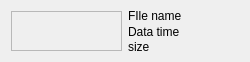
<?xml version="1.0" encoding="UTF-8"?>
<ui version="4.0">
 <class>Form</class>
 <widget class="QWidget" name="Form">
  <property name="geometry">
   <rect>
    <x>0</x>
    <y>0</y>
    <width>250</width>
    <height>62</height>
   </rect>
  </property>
  <property name="minimumSize">
   <size>
    <width>250</width>
    <height>62</height>
   </size>
  </property>
  <property name="maximumSize">
   <size>
    <width>500</width>
    <height>62</height>
   </size>
  </property>
  <property name="windowTitle">
   <string>Form</string>
  </property>
  <layout class="QVBoxLayout" name="verticalLayout_2">
   <item>
    <layout class="QHBoxLayout" name="horizontalLayout">
     <item>
      <widget class="QFrame" name="frame">
       <property name="maximumSize">
        <size>
         <width>115</width>
         <height>62</height>
        </size>
       </property>
       <property name="frameShape">
        <enum>QFrame::StyledPanel</enum>
       </property>
       <property name="frameShadow">
        <enum>QFrame::Raised</enum>
       </property>
      </widget>
     </item>
     <item>
      <layout class="QVBoxLayout" name="verticalLayout">
       <item>
        <widget class="QLabel" name="label">
         <property name="text">
          <string>FIle name</string>
         </property>
        </widget>
       </item>
       <item>
        <widget class="QLabel" name="label_2">
         <property name="text">
          <string>Data time</string>
         </property>
        </widget>
       </item>
       <item>
        <widget class="QLabel" name="label_3">
         <property name="text">
          <string>size</string>
         </property>
        </widget>
       </item>
       <item>
        <spacer name="verticalSpacer">
         <property name="orientation">
          <enum>Qt::Vertical</enum>
         </property>
         <property name="sizeHint" stdset="0">
          <size>
           <width>20</width>
           <height>40</height>
          </size>
         </property>
        </spacer>
       </item>
      </layout>
     </item>
    </layout>
   </item>
  </layout>
 </widget>
 <resources/>
 <connections/>
</ui>
